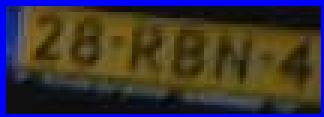
#> input picture Data/contourExtra/contourTest3.jpg, 108 x 39 px (shown 3 times larger)
$ python charTest.py   (older library calls are emulated)
#> lines starting #> are read from the running program, lines starting #| are printed output that depends on the picture; after the words box and inside, x2 and y2 are one past the last pixel; in counts of white or black regions, pixels touching at a corner belong together
import cv2
import numpy as np

img = cv2.imread("../Data/contourExtra/contourTest3.jpg")
#> img is the input picture: shape (39, 108, 3); mean B, G, R 52.6, 50.6, 58.2
img = cv2.resize(img, (img.shape[1]*3,img.shape[0]*3), interpolation = cv2.INTER_CUBIC)
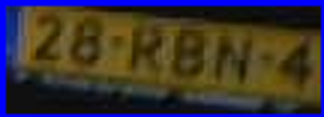
#> img: shape (117, 324, 3); mean B, G, R 51.9, 50.7, 58.3

img = cv2.normalize(img, None, alpha=0, beta=1.5, norm_type=cv2.NORM_MINMAX, dtype=cv2.CV_32F)

img = np.clip(img, 0, 1)
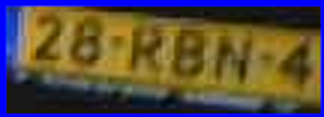
#> img: shape (117, 324, 3) float32; mean B, G, R 0.263, 0.298, 0.343
img = (255*img).astype(np.uint8)


def auto_canny(image, sigma=0.1):
    # compute the median of the single channel pixel intensities
    v = np.median(image)

    # apply automatic Canny edge detection using the computed median
    lower = int(max(0, (1.0 - sigma) * v))
    upper = int(min(255, (1.0 + sigma) * v))
    edged = cv2.Canny(image, lower, upper)

     # return the edged image
    return edged


gray = cv2.cvtColor(img, cv2.COLOR_BGR2GRAY)
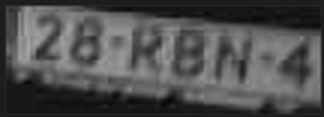
#> gray: shape (117, 324); min 6, max 167, mean 78.2
thresh_inv = cv2.adaptiveThreshold(gray, 255, cv2.ADAPTIVE_THRESH_MEAN_C, cv2.THRESH_BINARY_INV, 39, 1)
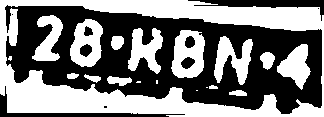
#> thresh_inv: shape (117, 324); 48.6% white; 19 white regions (5 under 20 px), largest, box (x1, y1, x2, y2) and area: (0, 0, 324, 117) 11937, (171, 30, 205, 78) 1124, (70, 19, 103, 67) 1035
edges = auto_canny(thresh_inv)
#> in auto_canny, `v = np.median(image)`: v = 0
#> in auto_canny, `edged = cv2.Canny(image, lower, upper)`:
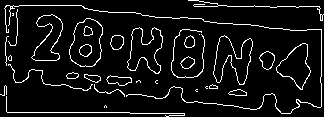
#> edged: shape (117, 324); 7.6% white in thin lines or dots
kernel = np.ones((3,3), np.uint8)
edges = cv2.dilate(edges, kernel, iterations=1)
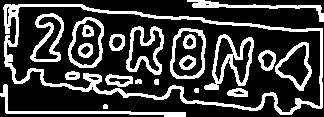
#> edges: shape (117, 324); 25.2% white; 22 white regions
cv2.imshow("tr", edges)
cv2.imshow("img", edges)
(_, ctrs, hierarchy) = cv2.findContours(edges, cv2.RETR_CCOMP, cv2.CHAIN_APPROX_NONE)
#> ctrs = 43 contours, 5 with area under 20; largest, box (x1, y1, x2, y2) and area: (3, 4, 323, 115) 25508, (6, 6, 321, 113) 23032, (170, 28, 206, 79) 1510, (68, 17, 104, 68) 1389, (204, 34, 254, 90) 1344
sorted_ctrs = sorted(ctrs, key=lambda ctr: cv2.boundingRect(ctr)[0])
#> sorted_ctrs has the same summary as ctrs
img_area = img.shape[0] * img.shape[1]
#> img_area = 37908
for i, ctr in enumerate(ctrs):
    if hierarchy[0][i][3] == -1:
        continue
    x, y, w, h = cv2.boundingRect(ctr)
    roi_area = w * h
    roi_ratio = roi_area / img_area
    if ((roi_ratio >= 0.01) and (roi_ratio < 0.1)):
        if ((h > 1.2 * w) and (4 * w >= h)):
            minim = 100
            index = 0
            cv2.rectangle(img, (x, y), (x + w, y + h), (90, 0, 255), 2)
            char = cv2.cvtColor(img[y:y + h, x:x + w], cv2.COLOR_BGR2GRAY)
            char = cv2.adaptiveThreshold(char, 255, cv2.ADAPTIVE_THRESH_MEAN_C, cv2.THRESH_BINARY_INV, 39, 1)
            cv2.imshow('char', char)
            print(index, minim)
#> this loop made 43 passes
#> (x, y, w, h, roi_area, roi_ratio) on passes 3, 9, 11, 13, 15, 17, 19, 21, 22, 24, 26, 28: (233, 90, 12, 5, 60, 0.00158), (108, 77, 23, 8, 184, 0.00485), (68, 74, 9, 4, 36, 0.00095), (182, 58, 12, 10, 120, 0.00317), (261, 52, 13, 17, 221, 0.00583), (80, 45, 11, 11, 121, 0.00319), (277, 44, 33, 43, 1419, 0.0374), (232, 40, 20, 44, 880, 0.0232), (214, 37, 20, 45, 900, 0.0237), (185, 37, 9, 10, 90, 0.00237), (111, 36, 12, 13, 156, 0.00412), (172, 30, 32, 47, 1504, 0.0397)
#| 0 100
#| 0 100
#| 0 100
#| 0 100
#| 0 100
#| 0 100
#| 0 100
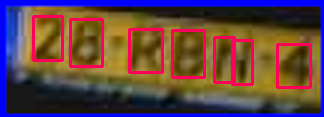
#> img: shape (117, 324, 3); mean B, G, R 70.7, 66.6, 96.1

cv2.imwrite("../Data/contourExtra/chars.jpg", img )
cv2.waitKey(0)

$ run again, with Data/contourExtra/contourTest4.jpg copied over Data/contourExtra/contourTest3.jpg
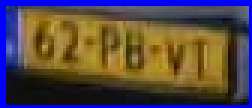
#> input picture Data/contourExtra/contourTest4.jpg, 84 x 36 px (shown 3 times larger)
#> img is the input picture: shape (36, 84, 3); mean B, G, R 70, 71.6, 85.8
#> `thresh_inv = cv2.adaptiveThreshold(gray, 255, cv2.ADAPTIVE_THRESH_MEAN..`:
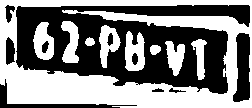
#> thresh_inv: shape (108, 252); 51% white; 10 black regions, largest, box (x1, y1, x2, y2) and area: (16, 5, 250, 94) 11318, (233, 33, 250, 102) 872, (0, 79, 137, 108) 614
#> v = 255
#> lower = 229
#> upper = 255
#> edged: shape (108, 252); 8.5% white in thin lines or dots
#> edges: shape (108, 252); 27.8% white; 15 white regions
#> ctrs = 33 contours, 5 with area under 20; largest, box (x1, y1, x2, y2) and area: (4, 3, 251, 95) 16213, (16, 5, 249, 93) 13412, (231, 31, 251, 103) 1052, (123, 30, 146, 72) 788, (31, 20, 55, 61) 710
#> sorted_ctrs has the same summary as ctrs
#> the loop `for i, ctr in enumerate(ctrs):` made 33 passes
#> (x, y, w, h, roi_area, roi_ratio) on passes 4, 6, 8, 11, 13, 15, 17, 19: (132, 55, 5, 8, 40, 0.00147), (150, 45, 10, 9, 90, 0.00331), (42, 44, 5, 8, 40, 0.00147), (167, 41, 17, 34, 578, 0.0212), (193, 40, 12, 39, 468, 0.0172), (86, 38, 8, 7, 56, 0.00206), (108, 35, 4, 9, 36, 0.00132), (233, 33, 16, 68, 1088, 0.04)
#> (printed output is left out)
#> after the loop `for i, ctr in enumerate(ctrs):`:
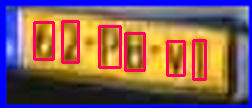
#> img: shape (108, 252, 3); mean B, G, R 93.4, 94.9, 130.9
